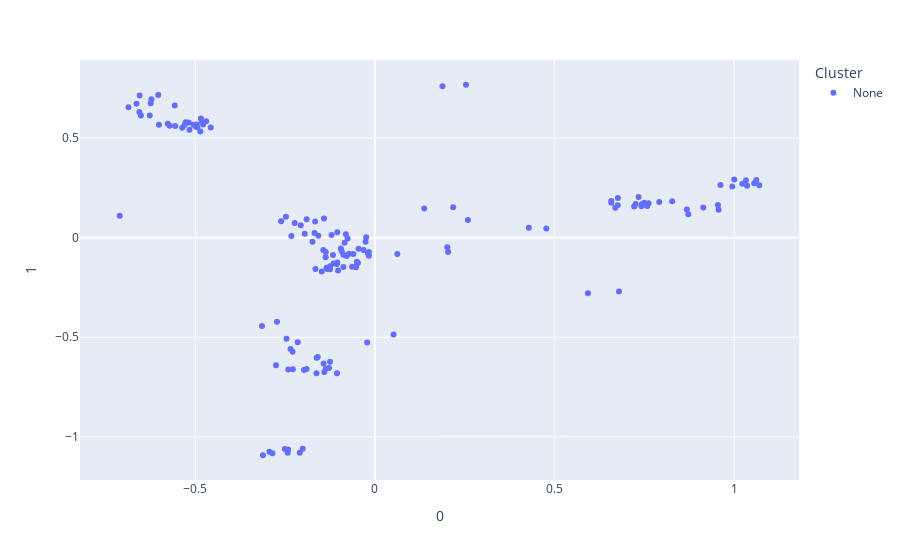

This figure's notebook cell:
### Code cell
plot_pca_data(pca_df)

### Figure 1 — Plotly figure (JSON) as saved in the notebook; plotly's stock layout.template omitted (floating-point values rounded to 4 significant figures; data arrays with more than 128 entries replaced by an {"elided": "..."} marker saying what was removed)
{"data": [{"customdata": {"elided": "151x1 str values"}, "hovertemplate": "Cluster=None<br>0=%{x}<br>1=%{y}<br>Name=%{customdata[0]}<extra></extra>", "legendgroup": "None", "marker": {"color": "#636efa", "symbol": "circle"}, "mode": "markers", "name": "None", "orientation": "v", "showlegend": true, "type": "scatter", "x": {"elided": "151 float values"}, "xaxis": "x", "y": {"elided": "151 float values"}, "yaxis": "y"}], "layout": {"legend": {"title": {"text": "Cluster"}, "tracegroupgap": 0}, "margin": {"t": 60}, "xaxis": {"anchor": "y", "domain": [0, 1], "title": {"text": "0"}}, "yaxis": {"anchor": "x", "domain": [0, 1], "title": {"text": "1"}}}}
